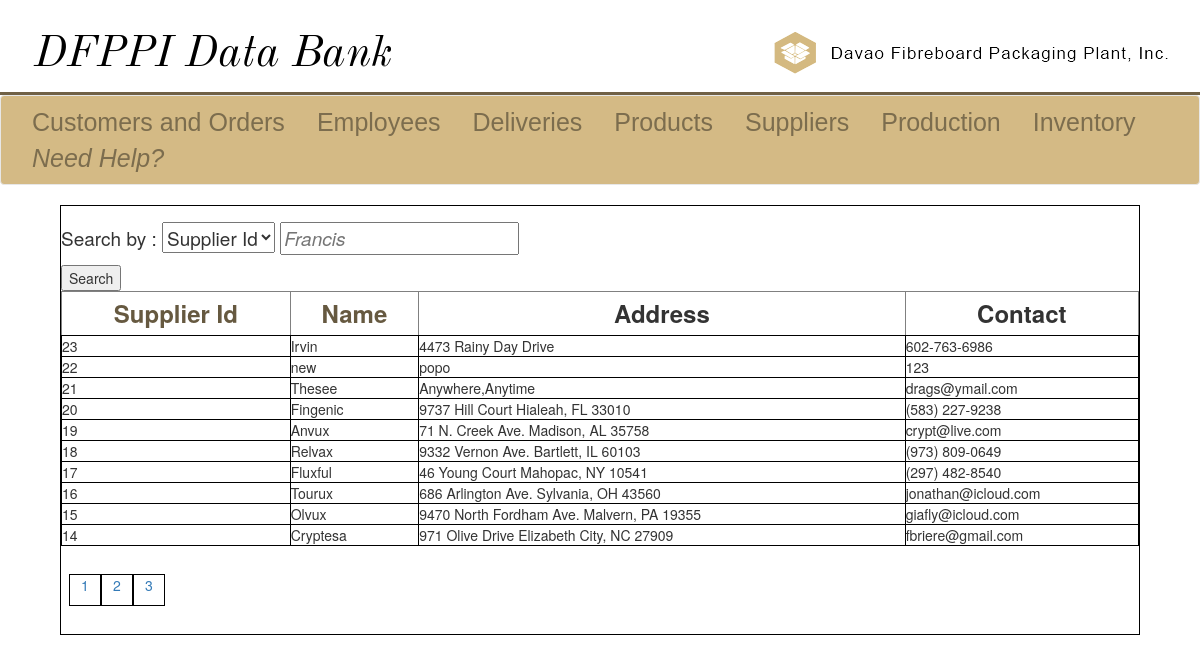
The page /supplier-view-supp.php?choice=1&srch=1&direction=DESC&order=supp_Id&page=1 on the database as committed earlier.
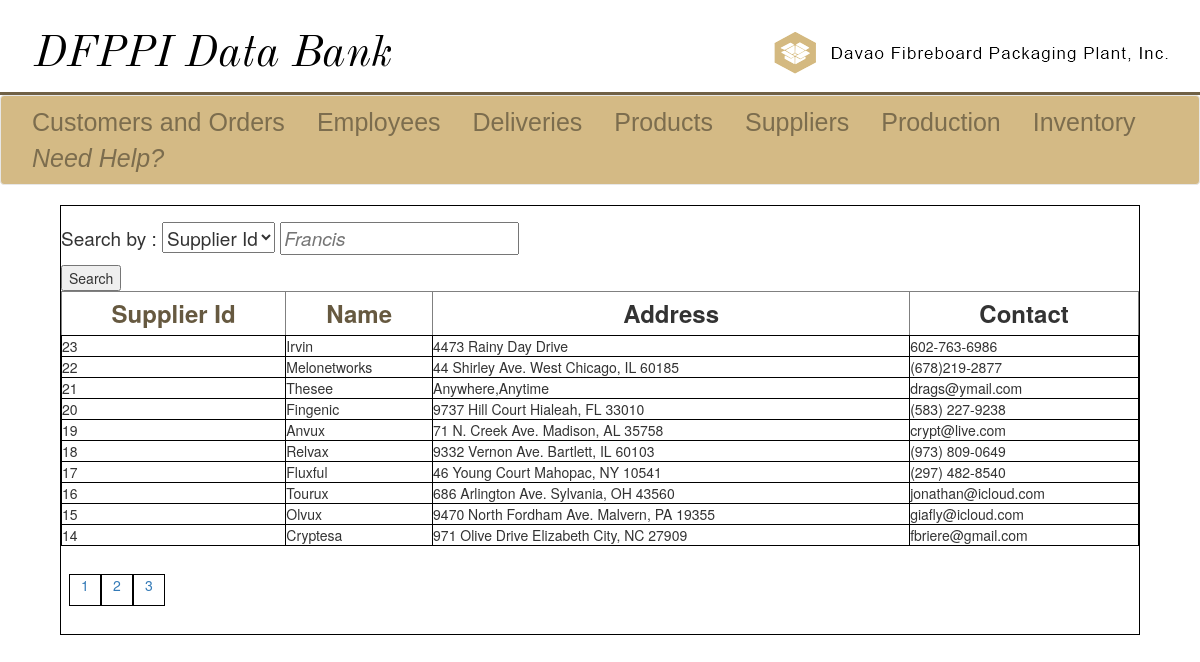
The same page on the database as committed later.
### tables this page shows
CREATE TABLE `supplier` (
  `supp_Id` int(11) NOT NULL,
  `supp_name` varchar(64) NOT NULL,
  `supp_address` varchar(128) NOT NULL,
  `supp_contact` varchar(64) NOT NULL,
  `supp_stat` enum('On-contract','Expired') NOT NULL DEFAULT 'On-contract'
);

### supplier-view-supp.php (the view, shortened to what this page needs)
<!DOCTYPE html>
<?php
	include("sql_connect.php");
    $choice = isset($_GET['choice'])? $_GET['choice'] : 1;
    $srch = isset($_GET['srch'])? $_GET['srch'] : 1;
	$numberOfRows = 10;
	$page = isset($_GET['page']) ? $_GET['page'] : 1;
	$limit = ($page - 1) * $numberOfRows;
	$col = isset($_GET['order']) ? $_GET['order'] : "supp_Id";
	$dir = isset($_GET['direction']) ? $_GET['direction'] : "ASC";
	$query = "SELECT * FROM supplier WHERE {$choice} = '{$srch}' ORDER BY {$col} {$dir} LIMIT {$limit}, {$numberOfRows}";
	$result = mysqli_query($conn, $query);
	$query2 = "SELECT COUNT(*) as rowCount FROM supplier WHERE {$choice} = '{$srch}';";
	$result2 = mysqli_query($conn, $query2);
	$totalRows = mysqli_fetch_row($result2);
	$numberOfPages = ceil($totalRows[0] / $numberOfRows);
?>
<html>
	<head>
		<link rel = "stylesheet" href = "css/bootstrap.min.css">
		<link rel = "stylesheet" href = "css/design.css">
	</head>
	<body>
		<div class = "ultra-banner">
			<div class = "left-ub">
				<a href = "home.php"><img id = "left-logo" src = "images/ultra-banner.png" alt = "DFPPI Home"></a>
			</div>
			<div class = "right-ub">
				<a href = "http://www.davaofibre.ph"><img id = "right-logo" src = "images/other.png" alt = "Employee Module"></a>
			</div>
		</div>
		<div class = "line-sep">
		</div>
		<nav class="navbar navbar-default" id = "myNav">
			<div class="container-fluid">
				<ul class="nav navbar-nav">
					<li><a id = "li-a" href = "customers.php">Customers and Orders</a></li>
					<li><a id = "li-a" href = "employees.php">Employees</a></li>
					<li><a id = "li-a" href = "deliveries.php">Deliveries</a></li>
					<li><a id = "li-a" href = "products.php">Products</a></li>
					<li><a id = "li-a" href = "supplier.php">Suppliers</a></li>
					<li><a id = "li-a" href = "production.php">Production</a></li>
					<li><a id = "li-a" href = "inventory.php">Inventory</a></li>
					<li><a id = "li-a" href = "docs/manual.html"><i>Need Help?</i></a></li>
				</ul>
			</div>
		</nav>
		<div class = "main-view">
			<div class = "top-div">
				<form action = "supplier-view-supp.php" method = "get" onsubmit = "return check();" autocomplete="off">
					<p class = "form-body">Search by :
					<select id = "choice" name = "choice">
                    <option value="supp_Id">Supplier Id</option>
					</select>
					<input type = "text" id = "srch" name = "srch" class = "input-srch" maxlength = 128 autofocus placeholder = "Francis" required>
					</p>
					<input id = "submit" type = "submit" value = "Search">
				</form>
			</div>
			<div class = "bot-div">
            <?php
                echo "<table class= 'table-set' border='1' cellspacing='1' cellpadding='3' style='width:100%;font-size:20;'>";
                $ndir = ($col == "supp_Id" && $dir == "ASC") ? "DESC" : "ASC";
                echo "<th><a href='supplier-view-supp.php?choice={$choice}&srch={$srch}&direction={$ndir}&order=supp_Id&page={$page}'>Supplier Id</a></th>";
                $ndir = ($col == "supp_name" && $dir == "ASC") ? "DESC" : "ASC";
                echo "<th><a href='supplier-view-supp.php?choice={$choice}&srch={$srch}&direction={$ndir}&order=supp_name&page={$page}'>Name</a></th>";
                echo "<th>Address</th>";
                echo "<th>Contact</th>";
                while($row = mysqli_fetch_assoc($result)){
                    echo "<tr>";
                    echo "<td>{$row["supp_Id"]}</td>";
                    echo "<td>{$row["supp_name"]}</td>";
                    echo "<td>{$row["supp_address"]}</td>";
                    echo "<td>{$row["supp_contact"]}</td>";
                    echo "</tr>";
                }
                echo "</table>";
            ?>
            <div class = 'pagination'>
                <ul>
                <?php
                    for($i = 1; $i <= $numberOfPages; $i++){
                        echo "<li><a href='supplier-view-supp.php?choice={$choice}&srch={$srch}&direction={$dir}&order={$col}&page={$i}'>{$i}</a></li>";
                    }
                ?>
                </ul>
            </div>
			</div>
		</div>
	</body>
</html>

Rows that differ between the two databases and show on the page:
changed supplier id 22: supp_name "new" → "Melonetworks"; supp_address "popo" → "44 Shirley Ave. West Chicago, IL 60185"; supp_contact "123" → "(678)219-2877"
